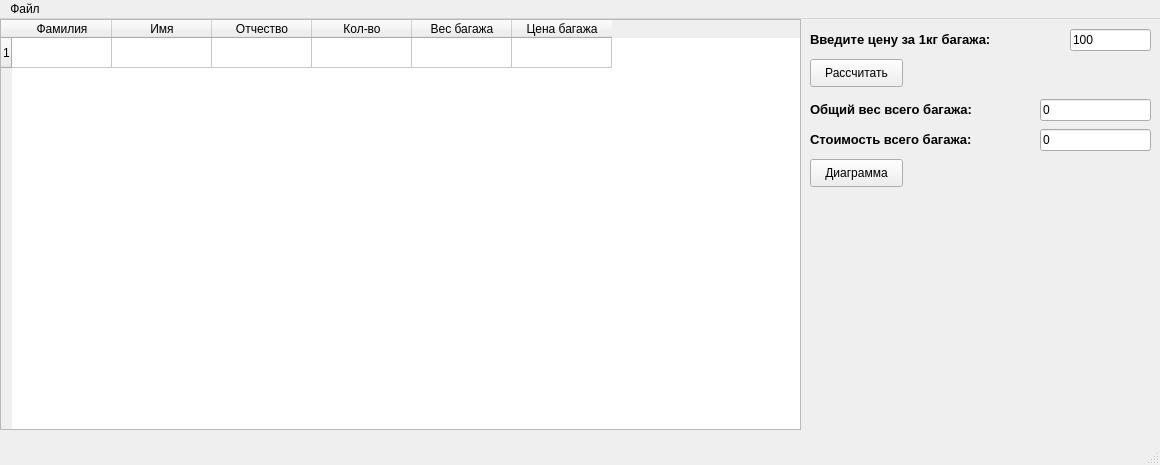
<?xml version="1.0" encoding="UTF-8"?>
<ui version="4.0">
 <class>MainWindow</class>
 <widget class="QMainWindow" name="MainWindow">
  <property name="geometry">
   <rect>
    <x>0</x>
    <y>0</y>
    <width>1160</width>
    <height>465</height>
   </rect>
  </property>
  <property name="windowTitle">
   <string>Baggage</string>
  </property>
  <widget class="QWidget" name="centralwidget">
   <widget class="QTableWidget" name="tableWidget">
    <property name="geometry">
     <rect>
      <x>0</x>
      <y>0</y>
      <width>801</width>
      <height>411</height>
     </rect>
    </property>
    <row>
     <property name="text">
      <string>1</string>
     </property>
    </row>
    <column>
     <property name="text">
      <string>Фамилия</string>
     </property>
    </column>
    <column>
     <property name="text">
      <string>Имя</string>
     </property>
    </column>
    <column>
     <property name="text">
      <string>Отчество</string>
     </property>
    </column>
    <column>
     <property name="text">
      <string>Кол-во</string>
     </property>
    </column>
    <column>
     <property name="text">
      <string>Вес багажа</string>
     </property>
    </column>
    <column>
     <property name="text">
      <string>Цена багажа</string>
     </property>
    </column>
   </widget>
   <widget class="QLineEdit" name="lineEdit">
    <property name="geometry">
     <rect>
      <x>1070</x>
      <y>10</y>
      <width>81</width>
      <height>22</height>
     </rect>
    </property>
    <property name="inputMask">
     <string/>
    </property>
    <property name="text">
     <string>100</string>
    </property>
   </widget>
   <widget class="QLabel" name="label">
    <property name="geometry">
     <rect>
      <x>810</x>
      <y>0</y>
      <width>261</width>
      <height>41</height>
     </rect>
    </property>
    <property name="font">
     <font>
      <pointsize>10</pointsize>
      <weight>75</weight>
      <bold>true</bold>
     </font>
    </property>
    <property name="text">
     <string>Введите цену за 1кг багажа:</string>
    </property>
   </widget>
   <widget class="QPushButton" name="pushButton">
    <property name="geometry">
     <rect>
      <x>810</x>
      <y>40</y>
      <width>93</width>
      <height>28</height>
     </rect>
    </property>
    <property name="text">
     <string>Рассчитать</string>
    </property>
   </widget>
   <widget class="QLabel" name="label_2">
    <property name="geometry">
     <rect>
      <x>810</x>
      <y>70</y>
      <width>231</width>
      <height>41</height>
     </rect>
    </property>
    <property name="font">
     <font>
      <pointsize>10</pointsize>
      <weight>75</weight>
      <bold>true</bold>
     </font>
    </property>
    <property name="text">
     <string>Общий вес всего багажа:</string>
    </property>
   </widget>
   <widget class="QLineEdit" name="lineEdit_2">
    <property name="geometry">
     <rect>
      <x>1040</x>
      <y>80</y>
      <width>111</width>
      <height>22</height>
     </rect>
    </property>
    <property name="inputMask">
     <string/>
    </property>
    <property name="text">
     <string>0</string>
    </property>
   </widget>
   <widget class="QLabel" name="label_3">
    <property name="geometry">
     <rect>
      <x>810</x>
      <y>100</y>
      <width>261</width>
      <height>41</height>
     </rect>
    </property>
    <property name="font">
     <font>
      <pointsize>10</pointsize>
      <weight>75</weight>
      <bold>true</bold>
     </font>
    </property>
    <property name="text">
     <string>Стоимость всего багажа:</string>
    </property>
   </widget>
   <widget class="QLineEdit" name="lineEdit_3">
    <property name="geometry">
     <rect>
      <x>1040</x>
      <y>110</y>
      <width>111</width>
      <height>22</height>
     </rect>
    </property>
    <property name="inputMask">
     <string/>
    </property>
    <property name="text">
     <string>0</string>
    </property>
   </widget>
   <widget class="QPushButton" name="pushButton_2">
    <property name="geometry">
     <rect>
      <x>810</x>
      <y>140</y>
      <width>93</width>
      <height>28</height>
     </rect>
    </property>
    <property name="text">
     <string>Диаграмма</string>
    </property>
   </widget>
  </widget>
  <widget class="QMenuBar" name="menubar">
   <property name="geometry">
    <rect>
     <x>0</x>
     <y>0</y>
     <width>1160</width>
     <height>26</height>
    </rect>
   </property>
   <widget class="QMenu" name="menu">
    <property name="title">
     <string>Файл</string>
    </property>
    <addaction name="action_4"/>
    <addaction name="action_5"/>
    <addaction name="action_2"/>
    <addaction name="action_3"/>
   </widget>
   <addaction name="menu"/>
  </widget>
  <widget class="QStatusBar" name="statusbar"/>
  <action name="action">
   <property name="text">
    <string>Инструкция</string>
   </property>
  </action>
  <action name="action_2">
   <property name="text">
    <string>О программе</string>
   </property>
  </action>
  <action name="action_3">
   <property name="text">
    <string>Выход</string>
   </property>
  </action>
  <action name="action_4">
   <property name="text">
    <string>Открыть файл</string>
   </property>
  </action>
  <action name="action_5">
   <property name="text">
    <string>Об авторе</string>
   </property>
  </action>
 </widget>
 <resources/>
 <connections/>
</ui>
